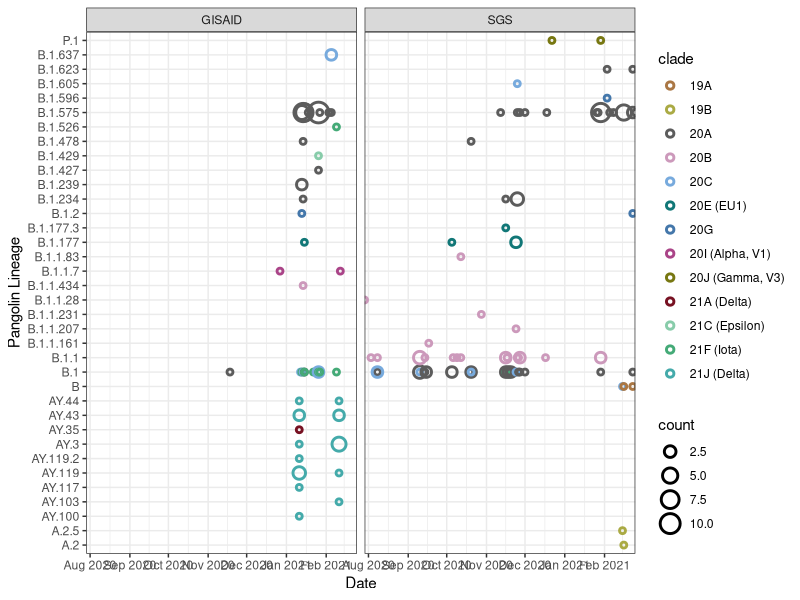

Write the R code that produced this figure.
#load libraries
library(tidyverse)
library(lubridate)

# load gisaid all DR samples early pandemic from GISAID
Caribbean_samples <- read_tsv("Data/Dominican_Republic_GISAID_Early_Pandemic_Samples.tsv")
# load all of our lab DR samples
DR_samples <- read.csv("Data/DR_Database_With_Lineages.csv")
# nextclade classifications
nextclade_classifications <- read_tsv("Data/nextclade_DR_GISAID_SGS_20230316.tsv")
  
# convert date to date format
Caribbean_samples$date <- as.Date(Caribbean_samples$date, format="%Y-%m-%d")
DR_samples$collection.date <- as.Date(DR_samples$collection.date, format="%Y-%m-%d")

#combine Study Samples and GISAID data
AllData <- rbind(DR_samples %>% 
                   select(collection.date, Lineage, sample) %>% 
                   rename(date = collection.date) %>% 
                   rename(pangolin_lineage = Lineage) %>% 
                   rename(strain = sample) %>% 
                   mutate(samples = "SGS"),
                 Caribbean_samples %>% 
                   filter(grepl("*Ghedin*", authors)==FALSE) %>% 
                   select(date, pangolin_lineage, strain) %>% 
                   mutate(samples = "GISAID"))

AllData$date <- as.Date(AllData$date)

#join with nextclade classifications
AllData <- left_join(AllData, nextclade_classifications %>% rename(strain = seqName), by = "strain")

#color palette
clade_colors <- c("#771155","#5c5c5c", "#AA4488", "#CC99BB", "#114477", 
                  "#4477AA", "#77AADD", "#117777", "#44AAAA", "#77CCCC", 
                  "#117744", "#44AA77", "#88CCAA", "#777711", "#AAAA44", 
                  "#DDDD77", "#774411", "#AA7744", "#DDAA77", "#771122")
names(clade_colors) <- c("20F", "20A", "20I (Alpha, V1)", "20B", "20D", 
                         "20G", "20C", "20E (EU1)", "21J (Delta)", "20H (Beta, V2)",
                         "21D (Eta)", "21F (Iota)", "21C (Epsilon)", "20J (Gamma, V3)", "19B", 
                         "21I (Delta)", "21B (Kappa)", "19A", "21G (Lambda)", "21A (Delta)")

DR_Lineages_figure <- ggplot(data = AllData %>% 
                               group_by(date, pangolin_lineage, samples, clade) %>% 
                               summarise(count = n()) %>% 
                               ungroup() %>% 
                               filter(date >= "2020-07-29" & date <= "2021-02-25"), 
       aes(x = date, y = pangolin_lineage, size = count, color = clade))+
  theme_bw()+
  geom_point(shape=1, stroke =1.5)+
  scale_x_date(date_breaks = "1 month", date_labels =  "%b %Y", expand = c(0, 0))+
  xlab("Date")+
  ylab("Pangolin Lineage")+
  scale_color_manual(values = clade_colors)+
  facet_wrap(~samples)

# remove additional datasets
rm(AllData, Caribbean_samples, DR_samples, nextclade_classifications)


